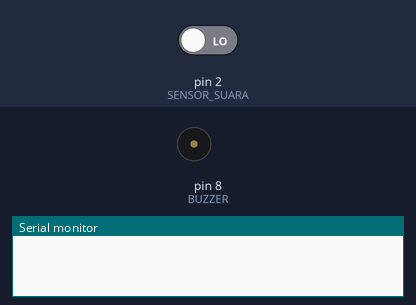
Recording of a sketch running on a simulated Arduino Uno, built with avr-gcc and run on an emulated ATmega328P. Parts: buzzer (waves = sounding), the last lines printed to the serial monitor. The inputs (shaded band) are chosen by the test bench; at power-on: pin 2 (SENSOR_SUARA) LOW.

Above: at 1.2 s.
1.3 s: pin 2 (SENSOR_SUARA) driven HIGH
At 1.87 s:
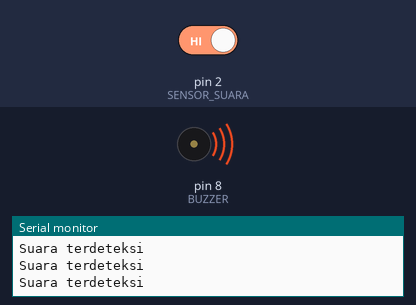
4.3 s: pin 2 (SENSOR_SUARA) driven LOW
At 5.7 s:
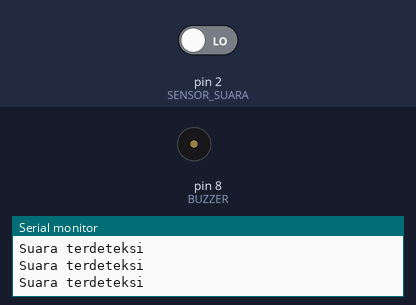
Timing chart, 0 to 7.3 s (numbered marks = the images above; inputs shaded):
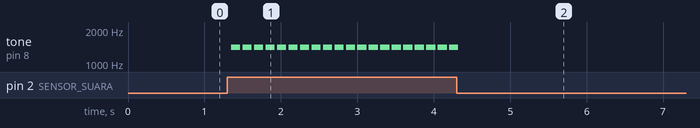

Measured:
- after the input at 1.3 s, tone on pin 8 (BUZZER): alternates 1400 Hz for 0.12 s and silent for 0.03 s, starting after 0.05 s
- after the input at 4.3 s, tone on pin 8 (BUZZER): goes on until 4.3 s, then stays silent

The sketch:

02_Sound_Buzzer.ino
```cpp
const int SENSOR_SUARA = 2;
const int BUZZER = 8;

void setup() {
  pinMode(SENSOR_SUARA, INPUT);
  pinMode(BUZZER, OUTPUT);
  Serial.begin(9600);
}

void loop() {
  bool suaraTerdeteksi = digitalRead(SENSOR_SUARA) == HIGH;
  if (suaraTerdeteksi) {
    tone(BUZZER, 1400, 120);
    Serial.println("Suara terdeteksi");
  }
  delay(150);
}
```
